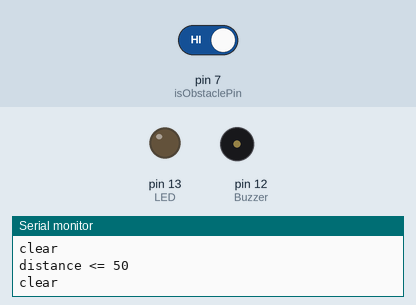
Simulated run of this sketch. Board: Arduino Uno, built with avr-gcc and run on an emulated ATmega328P. On the bench: output pins drawn as LEDs (lit = HIGH), buzzer (waves = sounding, pin HIGH), the last lines printed to the serial monitor. Inputs (shaded band) come from the test bench; at power-on: pin 7 (isObstaclePin) HIGH.

Above: at 1.2 s.
1.3 s: pin 7 (isObstaclePin) driven LOW
At 2.1 s:
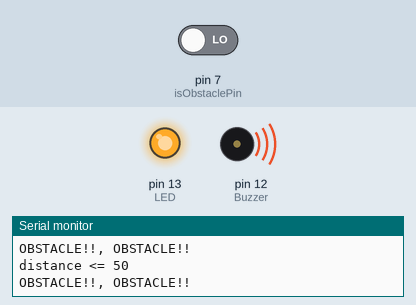
2.9 s: pin 7 (isObstaclePin) driven HIGH
At 3.4 s:
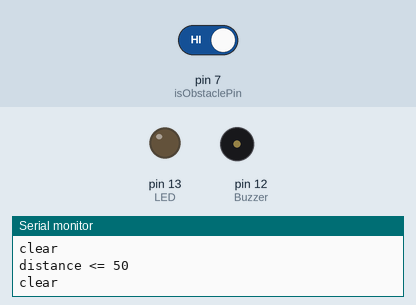
Timing chart, 0 to 5.9 s (numbered marks = the images above; inputs shaded):
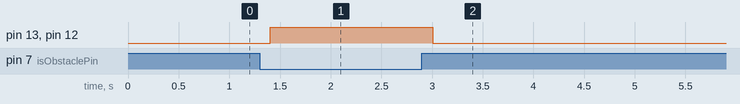

Measured:
- after the input at 1.3 s, pin 13 (LED), pin 12 (Buzzer): LOW → HIGH after 0.10 s
- after the input at 2.9 s, pin 13 (LED), pin 12 (Buzzer): HIGH → LOW after 0.10 s

The sketch:

IRDetector.ino
```cpp
// IR Obstacle Collision Detection Module
// Henry's Bench

int LED = 13; // Use the onboard Uno LED
int Buzzer = 12; // Use the onboard Uno LED
int isObstaclePin = 7;  // This is our input pin
int isObstacle = HIGH;  // HIGH MEANS NO OBSTACLE

void setup() {
  pinMode(LED, OUTPUT);
  pinMode(Buzzer, OUTPUT);
  pinMode(isObstaclePin, INPUT);
  Serial.begin(9600);

}

void loop() {

  long duration, distance;
  digitalWrite(isObstaclePin, LOW);
  delayMicroseconds(2);
  digitalWrite(isObstaclePin, HIGH);
  delayMicroseconds(10);
  digitalWrite(isObstaclePin, LOW);

  if (distance <= 50) {
    Serial.println("distance <= 50");
  }
  else {
    Serial.println("distance > 50");
  }


  isObstacle = digitalRead(isObstaclePin);
  if (isObstacle == LOW)
  {
    Serial.println("OBSTACLE!!, OBSTACLE!!");
    digitalWrite(LED, HIGH);
    digitalWrite(Buzzer, HIGH);


  }
  else
  {
    Serial.println("clear");
    digitalWrite(LED, LOW);
    digitalWrite(Buzzer, LOW);
  }
  delay(200);
}
```
